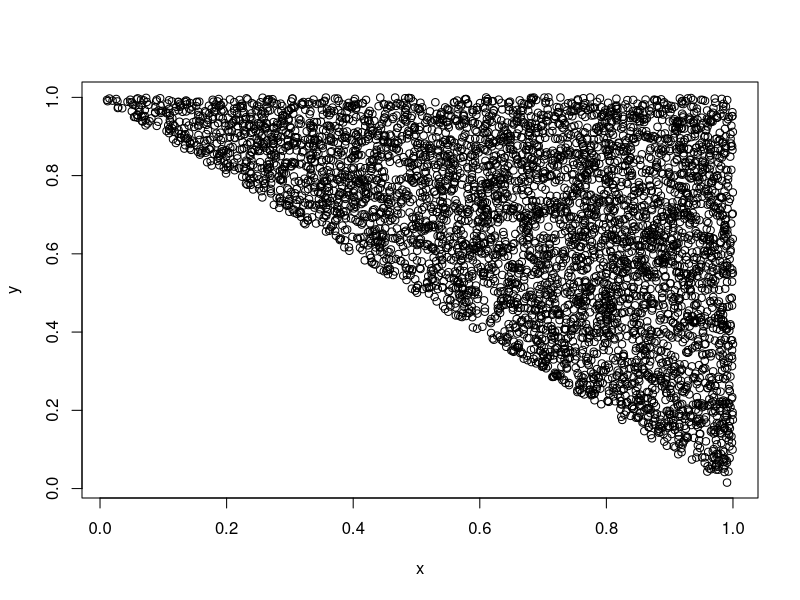

Recreate this plot in R.
## Conditional correlation
n_obs <- 10^4
df <- data.frame(x=runif(n_obs), y=runif(n_obs))
df$college <- df$x + df$y > 1
with(subset(df, college), cor(x, y))  # -1/2
with(subset(df, college), cov(x, y))  # -1/36
with(subset(df, college), plot(x, y))
